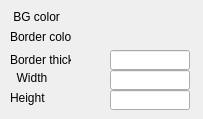
<?xml version="1.0" encoding="UTF-8"?>
<ui version="4.0">
 <class>ItemSettings</class>
 <widget class="QWidget" name="ItemSettings">
  <property name="geometry">
   <rect>
    <x>0</x>
    <y>0</y>
    <width>203</width>
    <height>119</height>
   </rect>
  </property>
  <property name="windowTitle">
   <string>Form</string>
  </property>
  <widget class="param_ed" name="item_border_thick">
   <property name="geometry">
    <rect>
     <x>110</x>
     <y>50</y>
     <width>80</width>
     <height>20</height>
    </rect>
   </property>
   <property name="maximumSize">
    <size>
     <width>80</width>
     <height>20</height>
    </size>
   </property>
   <property name="maximumSize1" stdset="0">
    <size>
     <width>50</width>
     <height>20</height>
    </size>
   </property>
  </widget>
  <widget class="QLabel" name="labelBGColor">
   <property name="geometry">
    <rect>
     <x>10</x>
     <y>10</y>
     <width>61</width>
     <height>13</height>
    </rect>
   </property>
   <property name="text">
    <string> BG color</string>
   </property>
  </widget>
  <widget class="ColorLabel" name="BGcolor">
   <property name="geometry">
    <rect>
     <x>100</x>
     <y>10</y>
     <width>91</width>
     <height>20</height>
    </rect>
   </property>
   <property name="text">
    <string/>
   </property>
  </widget>
  <widget class="QLabel" name="labelBorderColor">
   <property name="geometry">
    <rect>
     <x>10</x>
     <y>30</y>
     <width>61</width>
     <height>13</height>
    </rect>
   </property>
   <property name="text">
    <string>Border color</string>
   </property>
  </widget>
  <widget class="ColorLabel" name="BorderColor">
   <property name="geometry">
    <rect>
     <x>100</x>
     <y>30</y>
     <width>91</width>
     <height>20</height>
    </rect>
   </property>
   <property name="text">
    <string/>
   </property>
  </widget>
  <widget class="QLabel" name="labelBorderThick">
   <property name="geometry">
    <rect>
     <x>10</x>
     <y>50</y>
     <width>61</width>
     <height>20</height>
    </rect>
   </property>
   <property name="text">
    <string>Border thick</string>
   </property>
  </widget>
  <widget class="QLabel" name="labelWidth">
   <property name="geometry">
    <rect>
     <x>10</x>
     <y>70</y>
     <width>50</width>
     <height>16</height>
    </rect>
   </property>
   <property name="text">
    <string>  Width</string>
   </property>
  </widget>
  <widget class="param_ed" name="item_width">
   <property name="geometry">
    <rect>
     <x>110</x>
     <y>70</y>
     <width>80</width>
     <height>20</height>
    </rect>
   </property>
   <property name="maximumSize">
    <size>
     <width>80</width>
     <height>20</height>
    </size>
   </property>
   <property name="maximumSize1" stdset="0">
    <size>
     <width>50</width>
     <height>20</height>
    </size>
   </property>
  </widget>
  <widget class="QLabel" name="labelHight">
   <property name="geometry">
    <rect>
     <x>10</x>
     <y>90</y>
     <width>50</width>
     <height>16</height>
    </rect>
   </property>
   <property name="text">
    <string>Height</string>
   </property>
  </widget>
  <widget class="param_ed" name="item_height">
   <property name="geometry">
    <rect>
     <x>110</x>
     <y>90</y>
     <width>80</width>
     <height>20</height>
    </rect>
   </property>
   <property name="maximumSize">
    <size>
     <width>80</width>
     <height>20</height>
    </size>
   </property>
   <property name="maximumSize1" stdset="0">
    <size>
     <width>50</width>
     <height>20</height>
    </size>
   </property>
  </widget>
 </widget>
 <customwidgets>
  <customwidget>
   <class>ColorLabel</class>
   <extends>QLabel</extends>
   <header>colorlabel.h</header>
  </customwidget>
  <customwidget>
   <class>param_ed</class>
   <extends>QLineEdit</extends>
   <header location="global">param_ed.h</header>
  </customwidget>
 </customwidgets>
 <resources/>
 <connections/>
</ui>
